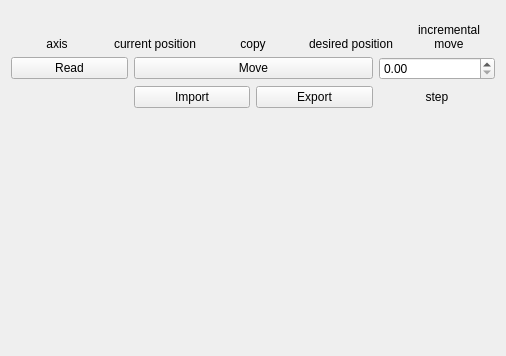
<?xml version="1.0" encoding="UTF-8"?>
<ui version="4.0">
 <class>wgt_absolute_template</class>
 <widget class="QWidget" name="wgt_absolute_template">
  <property name="geometry">
   <rect>
    <x>0</x>
    <y>0</y>
    <width>506</width>
    <height>356</height>
   </rect>
  </property>
  <property name="windowTitle">
   <string>wgt_irp6_m_motors</string>
  </property>
  <layout class="QVBoxLayout" name="verticalLayout">
   <item>
    <layout class="QGridLayout" name="grid_up">
     <item row="0" column="0">
      <widget class="QLabel" name="label_4">
       <property name="text">
        <string>axis</string>
       </property>
       <property name="alignment">
        <set>Qt::AlignBottom|Qt::AlignHCenter</set>
       </property>
       <property name="wordWrap">
        <bool>true</bool>
       </property>
      </widget>
     </item>
     <item row="0" column="1">
      <widget class="QLabel" name="label_7">
       <property name="text">
        <string>current position</string>
       </property>
       <property name="alignment">
        <set>Qt::AlignBottom|Qt::AlignHCenter</set>
       </property>
       <property name="wordWrap">
        <bool>true</bool>
       </property>
      </widget>
     </item>
     <item row="0" column="2">
      <widget class="QLabel" name="label_15">
       <property name="text">
        <string>copy</string>
       </property>
       <property name="alignment">
        <set>Qt::AlignBottom|Qt::AlignHCenter</set>
       </property>
       <property name="wordWrap">
        <bool>true</bool>
       </property>
      </widget>
     </item>
     <item row="0" column="3">
      <widget class="QLabel" name="label_16">
       <property name="maximumSize">
        <size>
         <width>140</width>
         <height>16777215</height>
        </size>
       </property>
       <property name="text">
        <string>desired position</string>
       </property>
       <property name="alignment">
        <set>Qt::AlignBottom|Qt::AlignHCenter</set>
       </property>
       <property name="wordWrap">
        <bool>true</bool>
       </property>
      </widget>
     </item>
     <item row="0" column="4">
      <widget class="QLabel" name="label_9">
       <property name="minimumSize">
        <size>
         <width>0</width>
         <height>40</height>
        </size>
       </property>
       <property name="maximumSize">
        <size>
         <width>120</width>
         <height>16777215</height>
        </size>
       </property>
       <property name="text">
        <string>incremental move</string>
       </property>
       <property name="alignment">
        <set>Qt::AlignBottom|Qt::AlignHCenter</set>
       </property>
       <property name="wordWrap">
        <bool>true</bool>
       </property>
      </widget>
     </item>
    </layout>
   </item>
   <item>
    <layout class="QGridLayout" name="grid_down">
     <item row="1" column="0">
      <widget class="QPushButton" name="pushButton_read">
       <property name="text">
        <string>Read</string>
       </property>
      </widget>
     </item>
     <item row="1" column="1" colspan="2">
      <widget class="QPushButton" name="pushButton_execute">
       <property name="text">
        <string>Move</string>
       </property>
      </widget>
     </item>
     <item row="2" column="1">
      <widget class="QPushButton" name="pushButton_import">
       <property name="text">
        <string>Import</string>
       </property>
      </widget>
     </item>
     <item row="2" column="2">
      <widget class="QPushButton" name="pushButton_export">
       <property name="text">
        <string>Export</string>
       </property>
      </widget>
     </item>
     <item row="2" column="3">
      <widget class="QLabel" name="label">
       <property name="text">
        <string>step</string>
       </property>
       <property name="alignment">
        <set>Qt::AlignCenter</set>
       </property>
      </widget>
     </item>
     <item row="1" column="3">
      <widget class="QDoubleSpinBox" name="doubleSpinBox_step"/>
     </item>
    </layout>
   </item>
   <item>
    <spacer name="verticalSpacer">
     <property name="orientation">
      <enum>Qt::Vertical</enum>
     </property>
     <property name="sizeHint" stdset="0">
      <size>
       <width>20</width>
       <height>40</height>
      </size>
     </property>
    </spacer>
   </item>
  </layout>
 </widget>
 <layoutdefault spacing="6" margin="11"/>
 <resources/>
 <connections/>
</ui>
